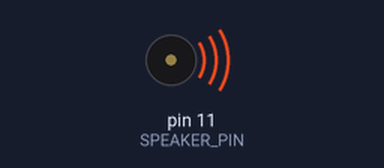
Simulated run of this sketch. Board: Arduino Uno, built with avr-gcc and run on an emulated ATmega328P. Parts: buzzer (waves = sounding).

Above: at 0.2 s.
At 5.7 s:
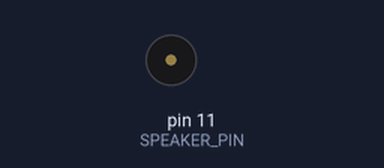
Timing chart, 0 to 6.5 s (numbered marks = the images above):
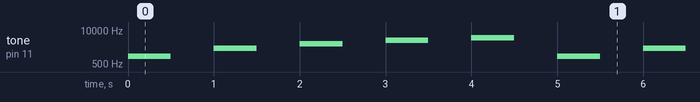

Measured:
- by itself, tone on pin 11 (SPEAKER_PIN): repeats every 5.0 s: silent 0.50 s, 2000 Hz 0.50 s, silent 0.50 s, 3000 Hz 0.50 s, silent 0.50 s, 4000 Hz 0.50 s, silent 0.50 s, 5000 Hz 0.50 s, silent 0.50 s, 1000 Hz 0.50 s

The sketch:

buzzer.ino
```cpp
// Digital Out Number to Buzzer
const int SPEAKER_PIN = 11;

void setup() {
	// Set Pin to Output Mode
	pinMode(SPEAKER_PIN, OUTPUT);
}

void loop() {
	// Make sound at 1000 Hz for 500 ms
	tone(SPEAKER_PIN, 1000, 500);
	delay(1000);

	// Repeat with different Hz
	tone(SPEAKER_PIN, 2000, 500);
	delay(1000);
	tone(SPEAKER_PIN, 3000, 500);
	delay(1000);
	tone(SPEAKER_PIN, 4000, 500);
	delay(1000);
	tone(SPEAKER_PIN, 5000, 500);
	delay(1000);
}
```
